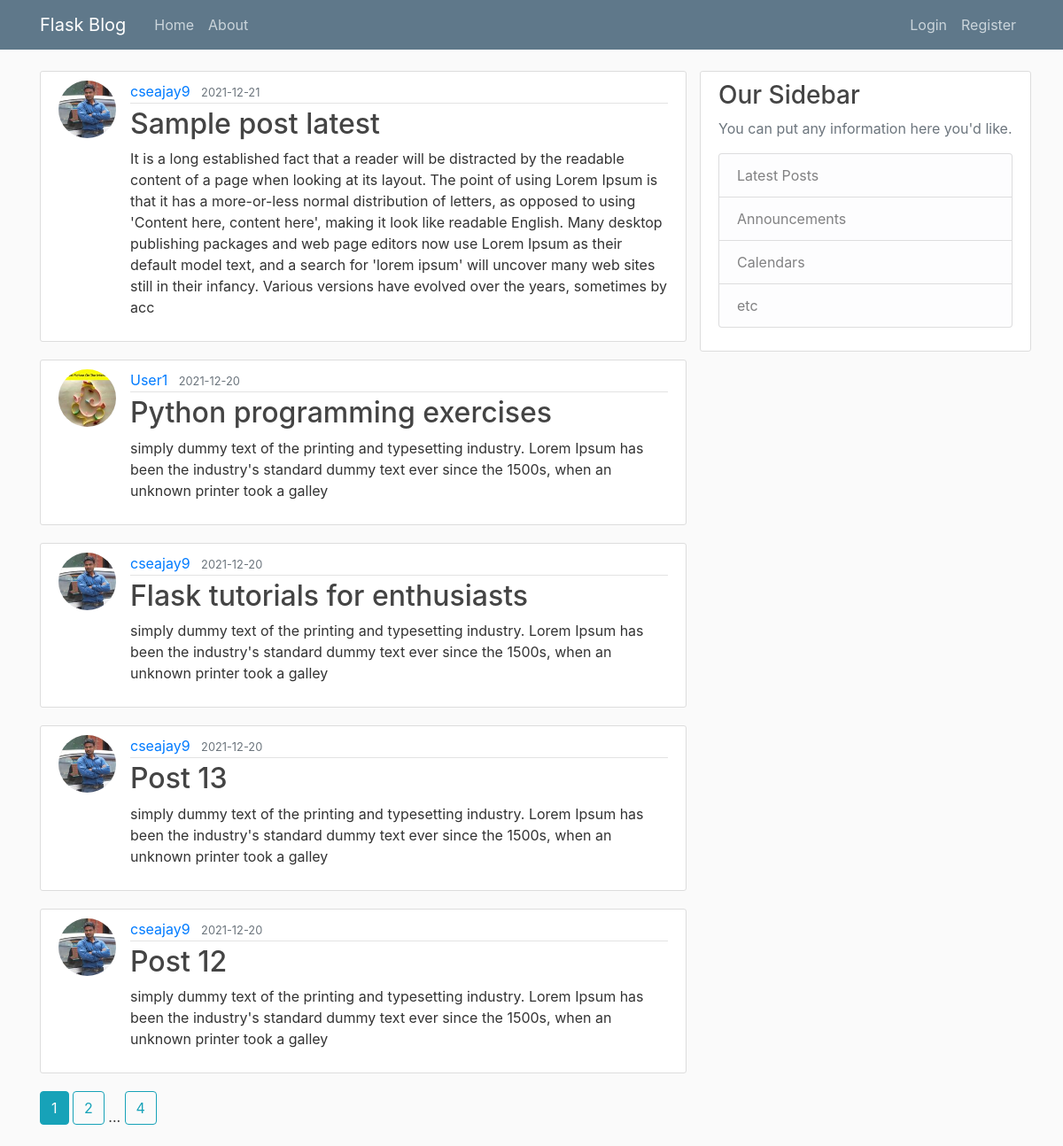
Page /home on the earlier database version.
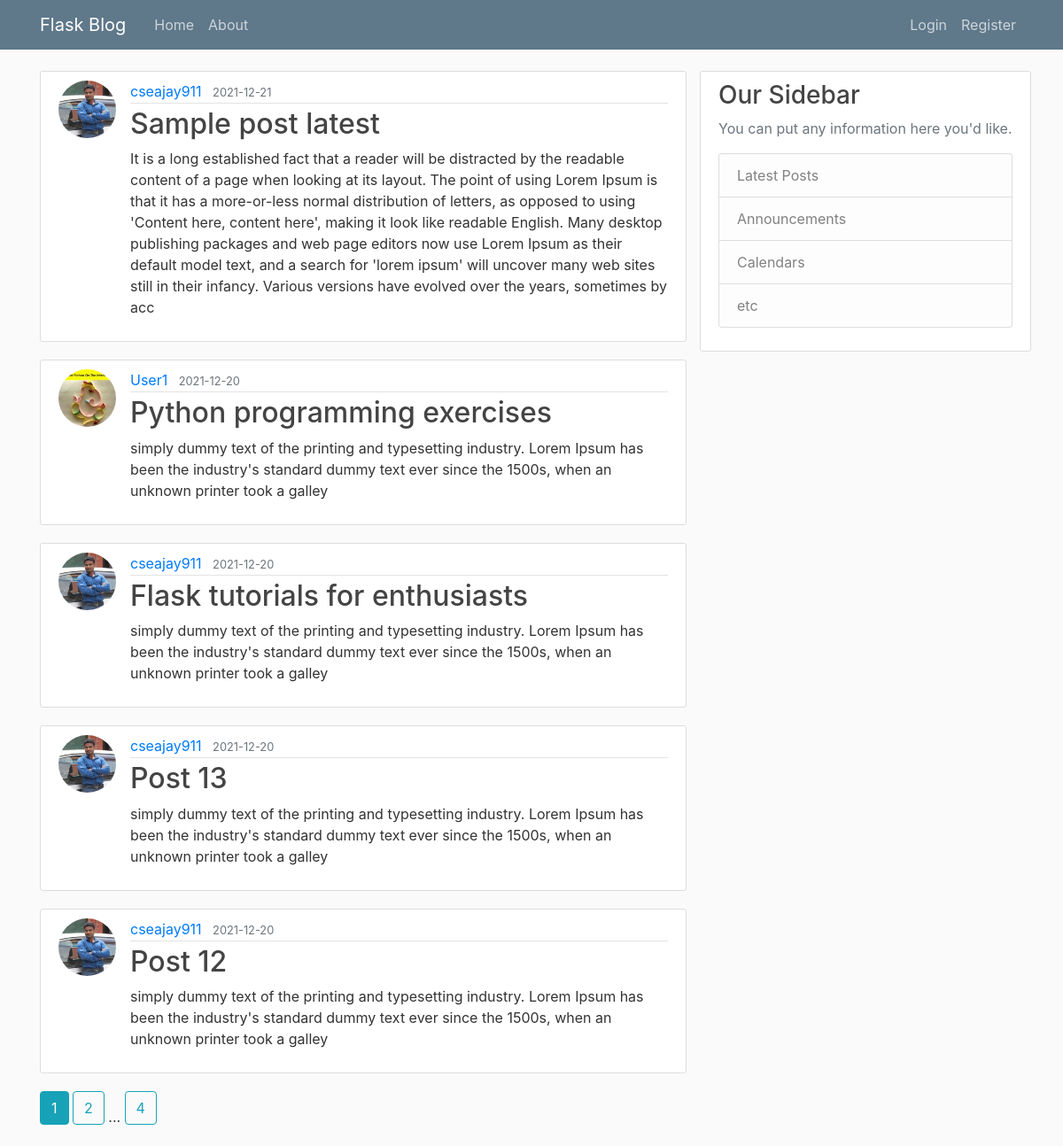
Same page on the later database version.
### flaskblog/models.py (models this page shows, shortened)
class Post(db.Model):
    id = db.Column(db.Integer, primary_key=True)
    title = db.Column(db.String(100), nullable=False)
    date_posted = db.Column(db.DateTime, nullable=False, default=datetime.now)
    content = db.Column(db.Text, nullable=False)
    user_id = db.Column(db.Integer, db.ForeignKey('user.id'), nullable=False)

class User(db.Model, UserMixin):
    id = db.Column(db.Integer, primary_key=True)
    username = db.Column(db.String(20), unique=True, nullable=False)
    email = db.Column(db.String(120), unique=True, nullable=False)
    image_file = db.Column(db.String(20), nullable=False, default='default.jpg')
    password = db.Column(db.String(60), nullable=False)
    posts = db.relationship('Post', backref='author', lazy=True)
    histories = db.relationship('AccountUpdateHistory', backref='author', lazy=True)

### flaskblog/main/routes.py (the view)
@main.route("/")
@main.route("/home")
def home():
    page = request.args.get('page', 1, type=int)
    posts = Post.query.order_by(Post.date_posted.desc()).paginate(page=page, per_page=5)
    return render_template('home.html', posts=posts)

### flaskblog/templates/home.html
{% extends "layout.html" %}
{% block content%}
    {% for post in posts.items %}
        <article class="media content-section">
              <img class="rounded-circle article-img" src=" {{ url_for('static', filename='profile_pics/' + post.author.image_file) }}" alt="">
              <div class="media-body">
                <div class="article-metadata">
                  <a class="mr-2" href="{{ url_for('users.user_posts', username=post.author.username) }}">{{ post.author.username }}</a>
                  <small class="text-muted">{{ post.date_posted.strftime('%Y-%m-%d') }}</small>
                </div>
                <h2><a class="article-title" href=" {{ url_for('posts.post', post_id=post.id) }}">{{ post.title }}</a></h2>
                <p class="article-content">{{ post.content }}</p>
              </div>
        </article>
    {% endfor %}
    {% for page_num in posts.iter_pages(left_edge=1, right_edge=1, left_current=1, right_current=2) %}
        {% if page_num %}
            {% if posts.page == page_num %}
                    <a class="btn btn-info mb-4" href=" {{ url_for('main.home', page=page_num) }}"> {{ page_num }}</a>
            {% else %}
                    <a class="btn btn-outline-info mb-4" href=" {{ url_for('main.home', page=page_num) }}"> {{ page_num }}</a>
            {% endif %}
        {% else %}
            ...
        {% endif %}
    {% endfor %}
{% endblock content %}

Differences in the rows shown:
changed through a linked row, Post "Sample post latest": author.username "cseajay9" → "cseajay911"
changed through a linked row, Post "Flask tutorials for enthusiasts": author.username "cseajay9" → "cseajay911"
changed through a linked row, Post "Post 13": author.username "cseajay9" → "cseajay911"
changed through a linked row, Post "Post 12": author.username "cseajay9" → "cseajay911"
